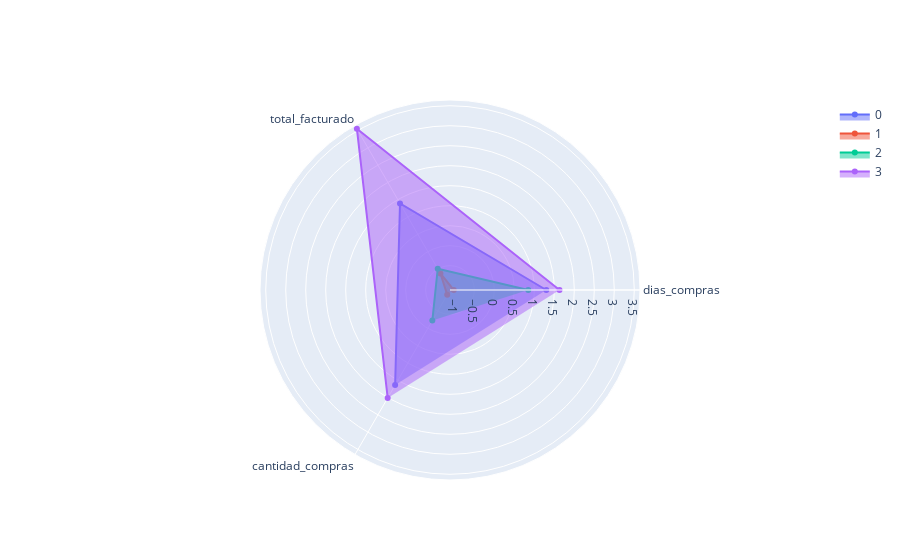

The cell this chart's notebook holds for it:
### Code cell
rfm_escalado['cluster'] =model.labels_ # escalado, para hacer el grafico de radar

fig = go.Figure()
for i in range(4):

  fig.add_trace(go.Scatterpolar(
      r=rfm_escalado[rfm_escalado['cluster'] == i].median()[0:-1].values,
      theta=rfm_escalado.columns[0:-1],
      fill='toself',
      name=str(i)
  ))

fig.update_layout(
  polar=dict(
    radialaxis=dict(
      visible=True
    ),
  ),
  showlegend=True
)

fig.show()

### Figure 1 — Plotly figure (JSON) as saved in the notebook; plotly's stock layout.template omitted (floating-point values rounded to 4 significant figures)
{"data": [{"fill": "toself", "name": "0", "r": [1.3, 1.393, 1.636], "theta": ["dias_compras", "total_facturado", "cantidad_compras"], "type": "scatterpolar"}, {"fill": "toself", "name": "1", "r": [-1.015, -0.6297, -0.9697], "theta": ["dias_compras", "total_facturado", "cantidad_compras"], "type": "scatterpolar"}, {"fill": "toself", "name": "2", "r": [0.8488, -0.4949, -0.2252], "theta": ["dias_compras", "total_facturado", "cantidad_compras"], "type": "scatterpolar"}, {"fill": "toself", "name": "3", "r": [1.63, 3.55, 2.008], "theta": ["dias_compras", "total_facturado", "cantidad_compras"], "type": "scatterpolar"}], "layout": {"polar": {"radialaxis": {"visible": true}}, "showlegend": true}}
